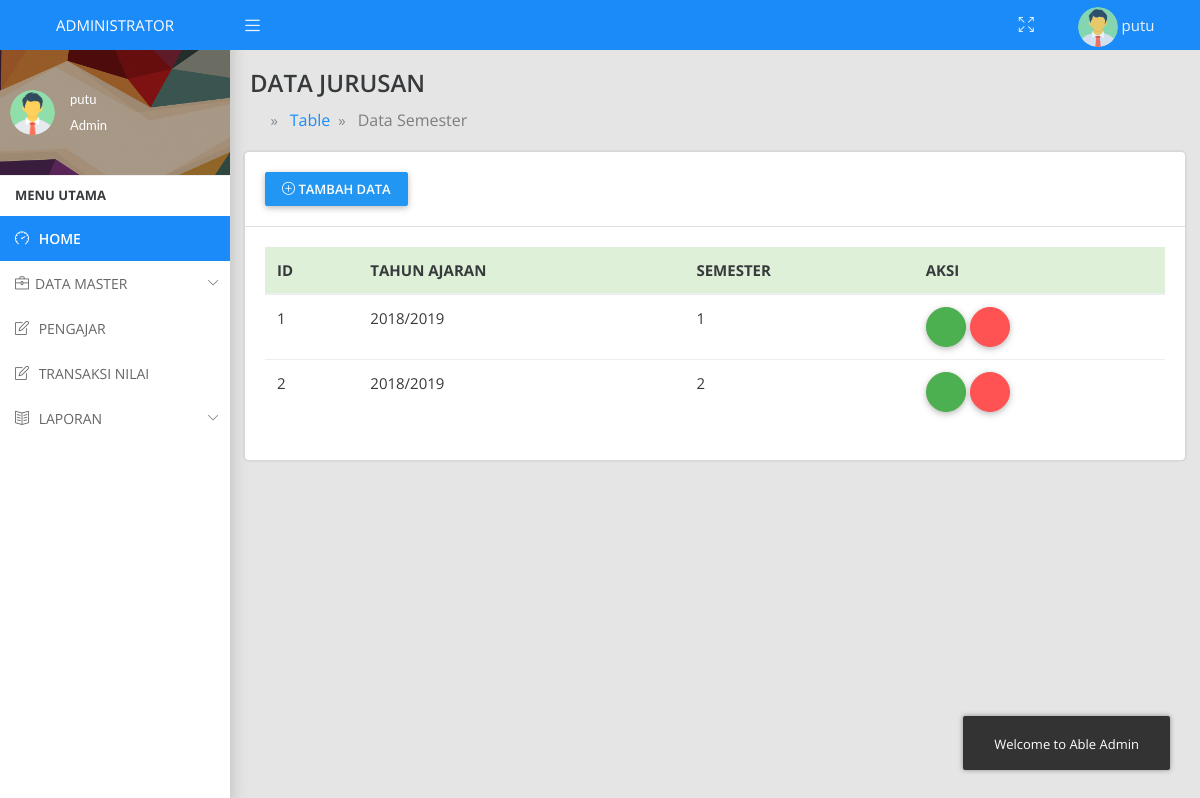
Page /index.php?master=semester (signed in) on the committed database.
### tables this page shows
CREATE TABLE `semester` (
  `id_semester` int(11) NOT NULL AUTO_INCREMENT,
  `tahun_ajaran` varchar(9) DEFAULT NULL,
  `semester` int(11) DEFAULT NULL,
  PRIMARY KEY (`id_semester`)
);

### master/data-semester.php (the view, shortened to what this page needs)
<div class="container-fluid">
    <div class="row">
        <div class="col-sm-12 p-0">
            <div class="main-header">
                <h4>DATA JURUSAN</h4>
                <ol class="breadcrumb breadcrumb-title breadcrumb-arrow">
                    <li class="breadcrumb-item">
                        <a href="index.php">
                            <i class="icofont icofont-home"></i>
                        </a>
                    </li>
                    <li class="breadcrumb-item"><a href="#">Table</a>
                    </li>
                    <li class="breadcrumb-item"><a href="index.php?master=semester">Data Semester</a>
                    </li>
                </ol>
            </div>
        </div>
    </div>
    <div class="row">
        <div class="col-sm-12">
            <div class="card">
                <div class="card-header">
                    <button type="button" class="btn btn-primary" onclick="TambahSemester()"><i class="icon-plus"></i>
                      TAMBAH DATA
                  </button>
</div>
<div class="card-block">
    <div class="row">
        <div class="col-sm-12 table-responsive">
            <table class="table">
                <thead>
                    <tr class="table-success">
                        <th>ID</th>
                        <th>TAHUN AJARAN</th>
                        <th>SEMESTER</th>
                        <th>AKSI</th>
                    </tr>
                </thead>
                <tbody>
                   <?php
                   $no=1;
                   $data=$koneksi->query("SELECT * FROM semester");
                   while ($semester=$data->fetch_assoc()) {
                       ?>
                       <tr>
                           <td><?= $no ?></td>
                           <td><?= $semester['tahun_ajaran']?></td>
                           <td><?= $semester['semester']?></td>
                           <td>
                            <button class="btn btn-success btn-icon waves-effect waves-light" onclick="UbahSemester('<?= $semester['id_semester']?>','<?= $semester['tahun_ajaran']?>','<?= $semester['semester']?>')" data-toggle="tooltip" data-placement="left" title=".Ubah-Data"><i class="icofont icofont-refresh"></i>
                            </button>
                            <button type="button" class="btn btn-danger btn-icon waves-effect waves-light" onclick="HapusSemester('<?= $semester['id_semester']?>','<?= $semester['tahun_ajaran']?>','<?= $semester['semester']?>')" data-toggle="tooltip" data-placement="left" title=".Hapus-Data"><i class="icofont icofont-trash"></i>
                            </button>
                        </td>
                    </tr>
                    <?php
                    $no++;
                }
                ?>
            </tbody>
        </table>
    </div>
</div>
</div>
</div>
</div>
</div>

### rows in the picture
semester: tahun_ajaran "2018/2019", semester "1"
semester: tahun_ajaran "2018/2019", semester "2"

### other values in the picture
$_SESSION['user']['nama_user'] "putu"
$_SESSION['login'] "Admin"
